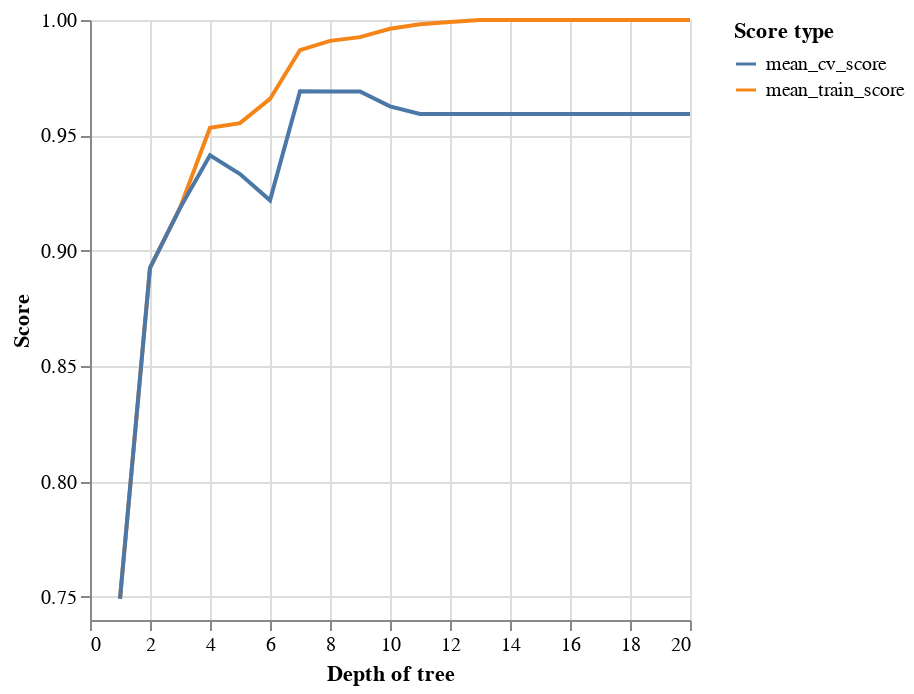

Notebook code cell kept with this figure:
### Code cell
results = pd.melt(result_df, id_vars=['max_depth'], value_vars=['mean_train_score','mean_cv_score'])
import altair as alt
alt.Chart(results).mark_line().encode(
    x=alt.X('max_depth', title= 'Depth of tree'),
    y= alt.Y('value',title = 'Score', scale=alt.Scale(zero=False)),
    color=alt.Color('variable', title='Score type')
)

### Figure 1 — Vega-Lite specification as saved in the notebook (floating-point values rounded to 4 significant figures)
{"config": {"view": {"continuousWidth": 300, "continuousHeight": 300}}, "data": {"name": "data-dafffe3e79ada497ca0dba287305743b"}, "mark": {"type": "line"}, "encoding": {"color": {"field": "variable", "title": "Score type", "type": "nominal"}, "x": {"field": "max_depth", "title": "Depth of tree", "type": "quantitative"}, "y": {"field": "value", "scale": {"zero": false}, "title": "Score", "type": "quantitative"}}, "$schema": "https://vega.github.io/schema/vega-lite/v5.8.0.json", "datasets": {"data-dafffe3e79ada497ca0dba287305743b": [{"max_depth": 1, "variable": "mean_train_score", "value": 0.7492}, {"max_depth": 2, "variable": "mean_train_score", "value": 0.8925}, {"max_depth": 3, "variable": "mean_train_score", "value": 0.9186}, {"max_depth": 4, "variable": "mean_train_score", "value": 0.9533}, {"max_depth": 5, "variable": "mean_train_score", "value": 0.9553}, {"max_depth": 6, "variable": "mean_train_score", "value": 0.9658}, {"max_depth": 7, "variable": "mean_train_score", "value": 0.987}, {"max_depth": 8, "variable": "mean_train_score", "value": 0.991}, {"max_depth": 9, "variable": "mean_train_score", "value": 0.9926}, {"max_depth": 10, "variable": "mean_train_score", "value": 0.9962}, {"max_depth": 11, "variable": "mean_train_score", "value": 0.9982}, {"max_depth": 12, "variable": "mean_train_score", "value": 0.9991}, {"max_depth": 13, "variable": "mean_train_score", "value": 1.0}, {"max_depth": 14, "variable": "mean_train_score", "value": 1.0}, {"max_depth": 15, "variable": "mean_train_score", "value": 1.0}, {"max_depth": 16, "variable": "mean_train_score", "value": 1.0}, {"max_depth": 17, "variable": "mean_train_score", "value": 1.0}, {"max_depth": 18, "variable": "mean_train_score", "value": 1.0}, {"max_depth": 19, "variable": "mean_train_score", "value": 1.0}, {"max_depth": 20, "variable": "mean_train_score", "value": 1.0}, {"max_depth": 1, "variable": "mean_cv_score", "value": 0.7492}, {"max_depth": 2, "variable": "mean_cv_score", "value": 0.8926}, {"max_depth": 3, "variable": "mean_cv_score", "value": 0.9185}, {"max_depth": 4, "variable": "mean_cv_score", "value": 0.9414}, {"max_depth": 5, "variable": "mean_cv_score", "value": 0.9332}, {"max_depth": 6, "variable": "mean_cv_score", "value": 0.9219}, {"max_depth": 7, "variable": "mean_cv_score", "value": 0.9691}, {"max_depth": 8, "variable": "mean_cv_score", "value": 0.969}, {"max_depth": 9, "variable": "mean_cv_score", "value": 0.9691}, {"max_depth": 10, "variable": "mean_cv_score", "value": 0.9626}, {"max_depth": 11, "variable": "mean_cv_score", "value": 0.9593}, {"max_depth": 12, "variable": "mean_cv_score", "value": 0.9593}, {"max_depth": 13, "variable": "mean_cv_score", "value": 0.9593}, {"max_depth": 14, "variable": "mean_cv_score", "value": 0.9593}, {"max_depth": 15, "variable": "mean_cv_score", "value": 0.9593}, {"max_depth": 16, "variable": "mean_cv_score", "value": 0.9593}, {"max_depth": 17, "variable": "mean_cv_score", "value": 0.9593}, {"max_depth": 18, "variable": "mean_cv_score", "value": 0.9593}, {"max_depth": 19, "variable": "mean_cv_score", "value": 0.9593}, {"max_depth": 20, "variable": "mean_cv_score", "value": 0.9593}]}}
